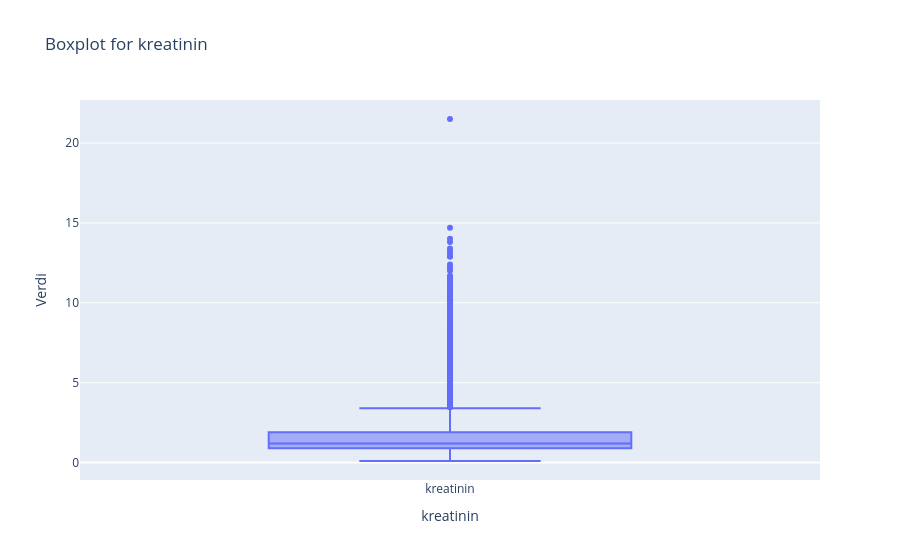
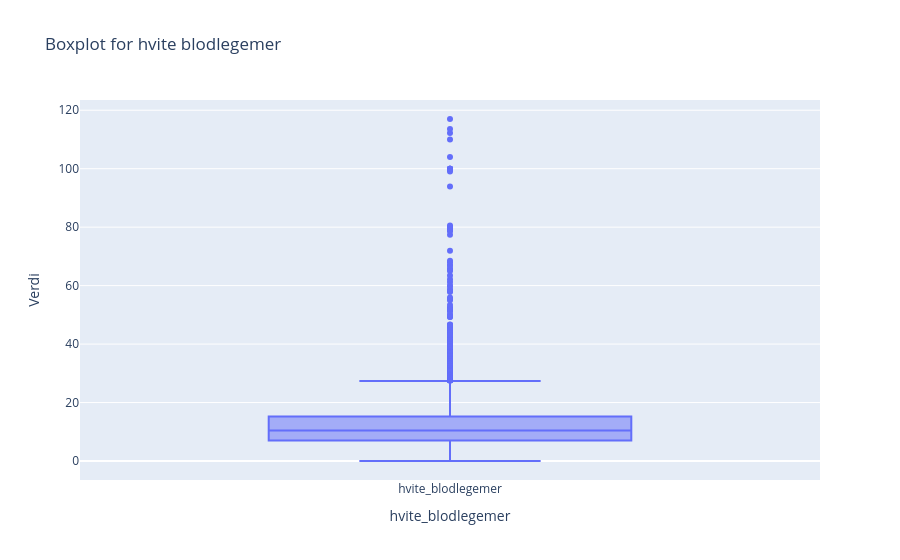

Write notebook code for charts like these, in order.
### Markdown cell above
### Kreatinin og hvite blodlegemer

### Code cell
fig_kreatinin = px.box(X_train['kreatinin'], title = ('Boxplot for kreatinin'))
fig_kreatinin.update_layout(xaxis_title='kreatinin', yaxis_title='Verdi')
fig_kreatinin.show()

fig_hvite_blodlegemer= px.box(X_train['hvite_blodlegemer'], title = ('Boxplot for hvite blodlegemer'))
fig_hvite_blodlegemer.update_layout(xaxis_title='hvite_blodlegemer', yaxis_title='Verdi')
fig_hvite_blodlegemer.show()

### Figure 1 — Plotly figure (JSON) as saved in the notebook; plotly's stock layout.template omitted (floating-point values rounded to 4 significant figures; data arrays with more than 128 entries replaced by an {"elided": "..."} marker saying what was removed)
{"data": [{"alignmentgroup": "True", "hovertemplate": "variable=%{x}<br>value=%{y}<extra></extra>", "legendgroup": "", "marker": {"color": "#636efa"}, "name": "", "notched": false, "offsetgroup": "", "orientation": "v", "showlegend": false, "type": "box", "x": {"elided": "5410 str values"}, "x0": " ", "xaxis": "x", "y": {"elided": "5410 float values"}, "y0": " ", "yaxis": "y"}], "layout": {"boxmode": "group", "legend": {"tracegroupgap": 0}, "title": {"text": "Boxplot for kreatinin"}, "xaxis": {"anchor": "y", "domain": [0, 1], "title": {"text": "kreatinin"}}, "yaxis": {"anchor": "x", "domain": [0, 1], "title": {"text": "Verdi"}}}}

### Figure 2 — Plotly figure (JSON) as saved in the notebook; plotly's stock layout.template omitted (floating-point values rounded to 4 significant figures; data arrays with more than 128 entries replaced by an {"elided": "..."} marker saying what was removed)
{"data": [{"alignmentgroup": "True", "hovertemplate": "variable=%{x}<br>value=%{y}<extra></extra>", "legendgroup": "", "marker": {"color": "#636efa"}, "name": "", "notched": false, "offsetgroup": "", "orientation": "v", "showlegend": false, "type": "box", "x": {"elided": "5410 str values"}, "x0": " ", "xaxis": "x", "y": {"elided": "5410 float values"}, "y0": " ", "yaxis": "y"}], "layout": {"boxmode": "group", "legend": {"tracegroupgap": 0}, "title": {"text": "Boxplot for hvite blodlegemer"}, "xaxis": {"anchor": "y", "domain": [0, 1], "title": {"text": "hvite_blodlegemer"}}, "yaxis": {"anchor": "x", "domain": [0, 1], "title": {"text": "Verdi"}}}}
